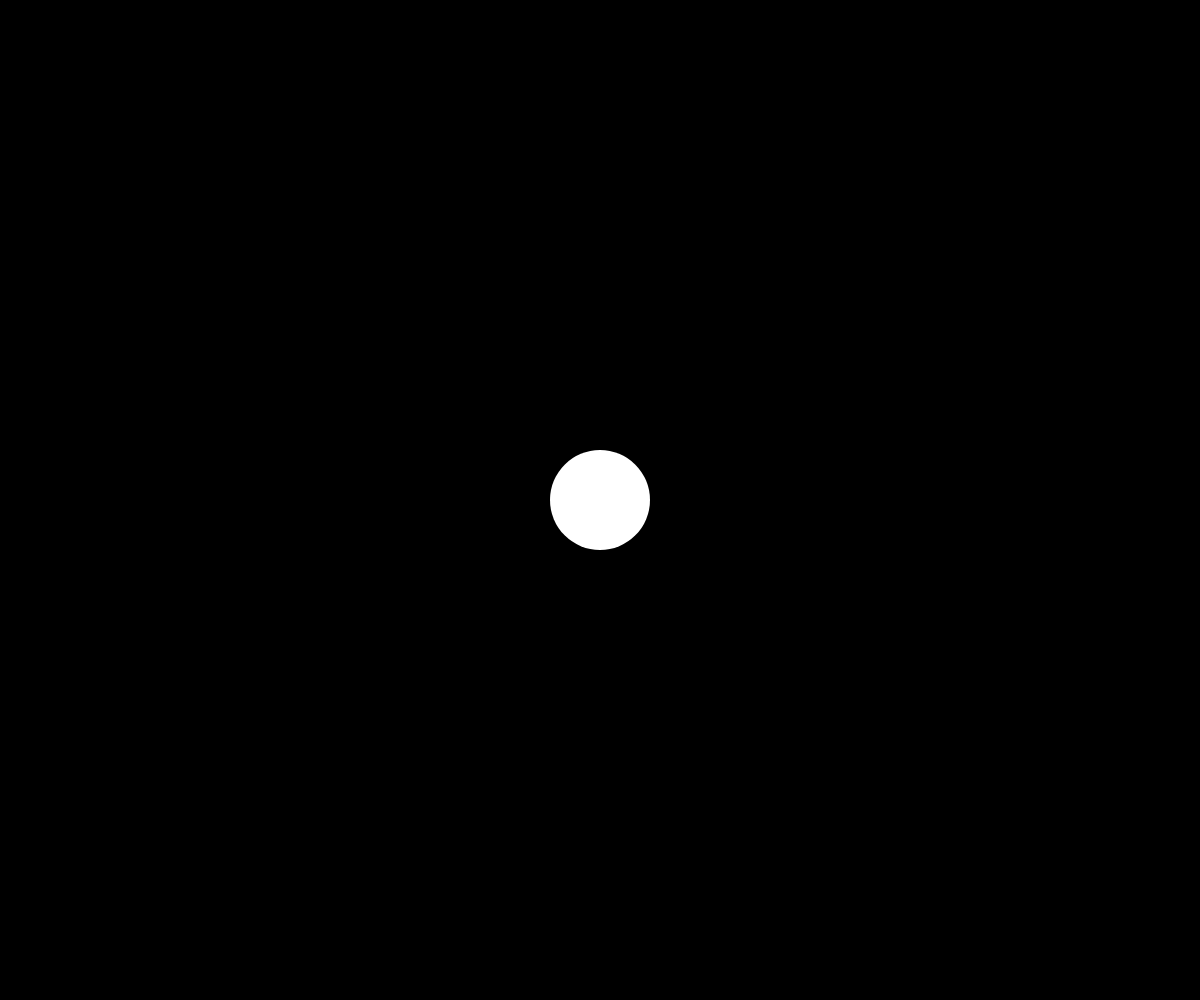
Frame 1 (no input)
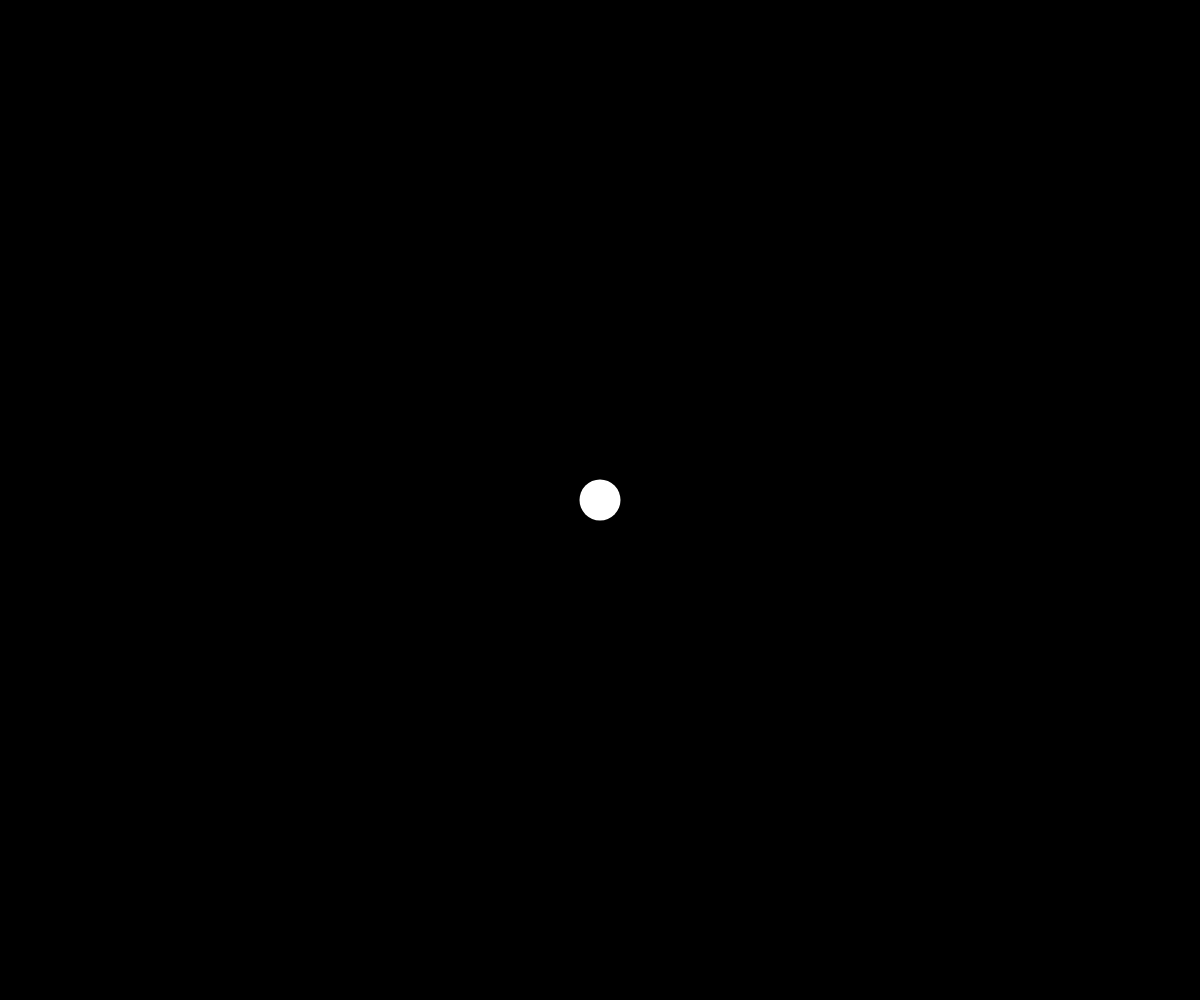
Frame 60 (no input)
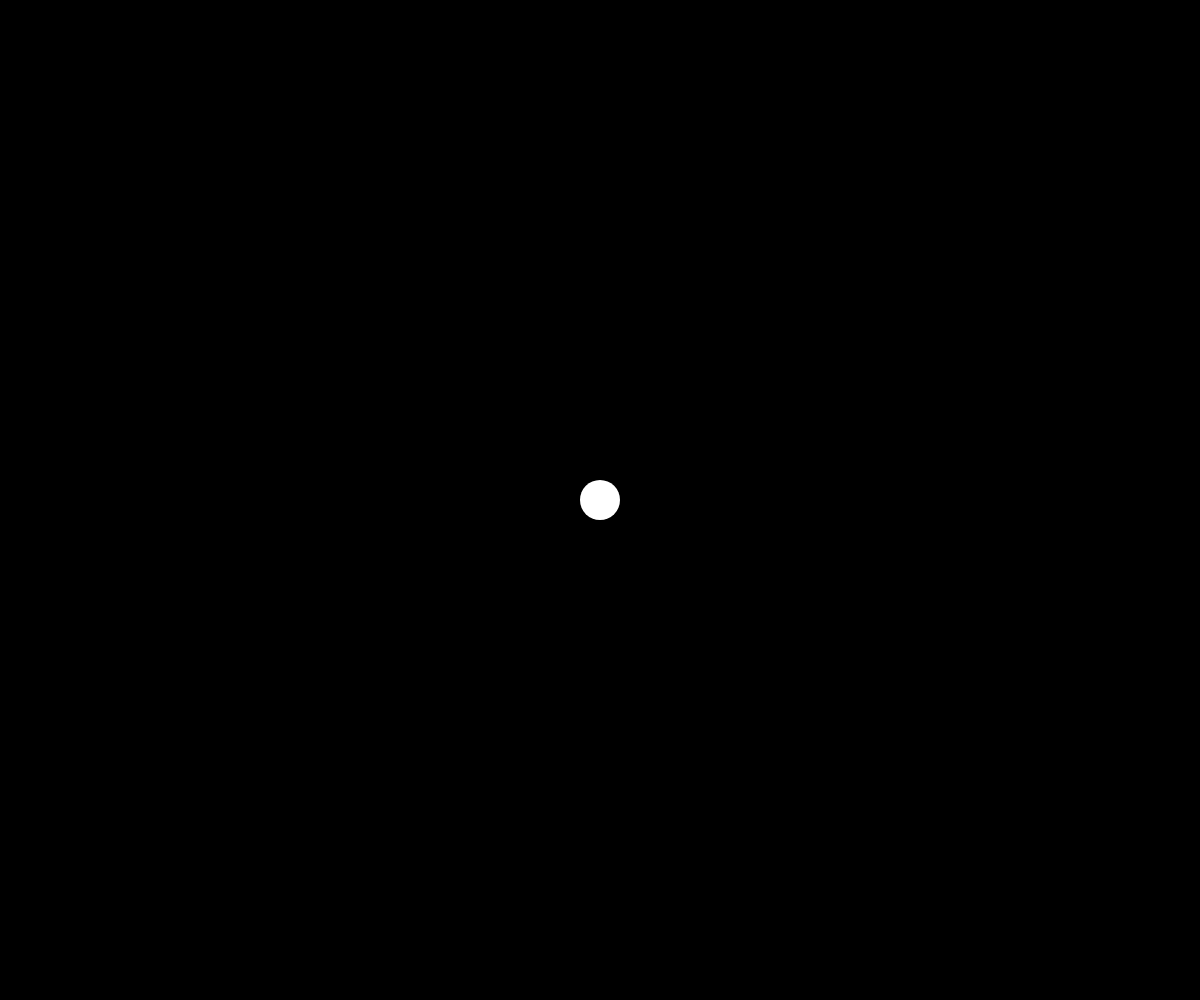
Frame 120 (the mouse pressed at the canvas centre since frame 60)

The p5.js sketch that drew these frames (run headless with seeded random() and noise() and a simulated clock; from frame 60 on, the mouse is pressed at the canvas centre):

// p5.js sketch
// ── sketch.js
var tamanhoBola = 1;

function setup() {
 createCanvas(windowWidth, windowHeight);
 
}

function draw() {
  background(0);  
  criarBola(width/2, height/2)
  
  //OBS: Nunca coloque o translate e suas outras funções diretamente aqui no Draw
  //Só coloque por meio de uma função como nesse exemplo
  //Pois se não, ao aumentar o tamanho do objeto com scale(x); ele saira da tela.  
}

function criarBola(x, y){
  
  push();
   translate(x, y);  //Transferimos o plano cartesiano para o meio da tela.
   scale(tamanhoBola);
   fill(255);
   noStroke();
   ellipse(0, 0, 100, 100); //Agora a posição X = 0 e Y = 0 de nosso plano cartesiano é o meio da tela.
  pop();
  
  var mousePassouParaLadoDireito = mouseX > width/2;
  var mousePassouParaLadoEsquerdo = mouseX < width/2;
  
  if(mousePassouParaLadoDireito){
    tamanhoBola+=0.1;
  }else if(mousePassouParaLadoEsquerdo && tamanhoBola > 0){
    tamanhoBola-=0.01;
  }
  
}
